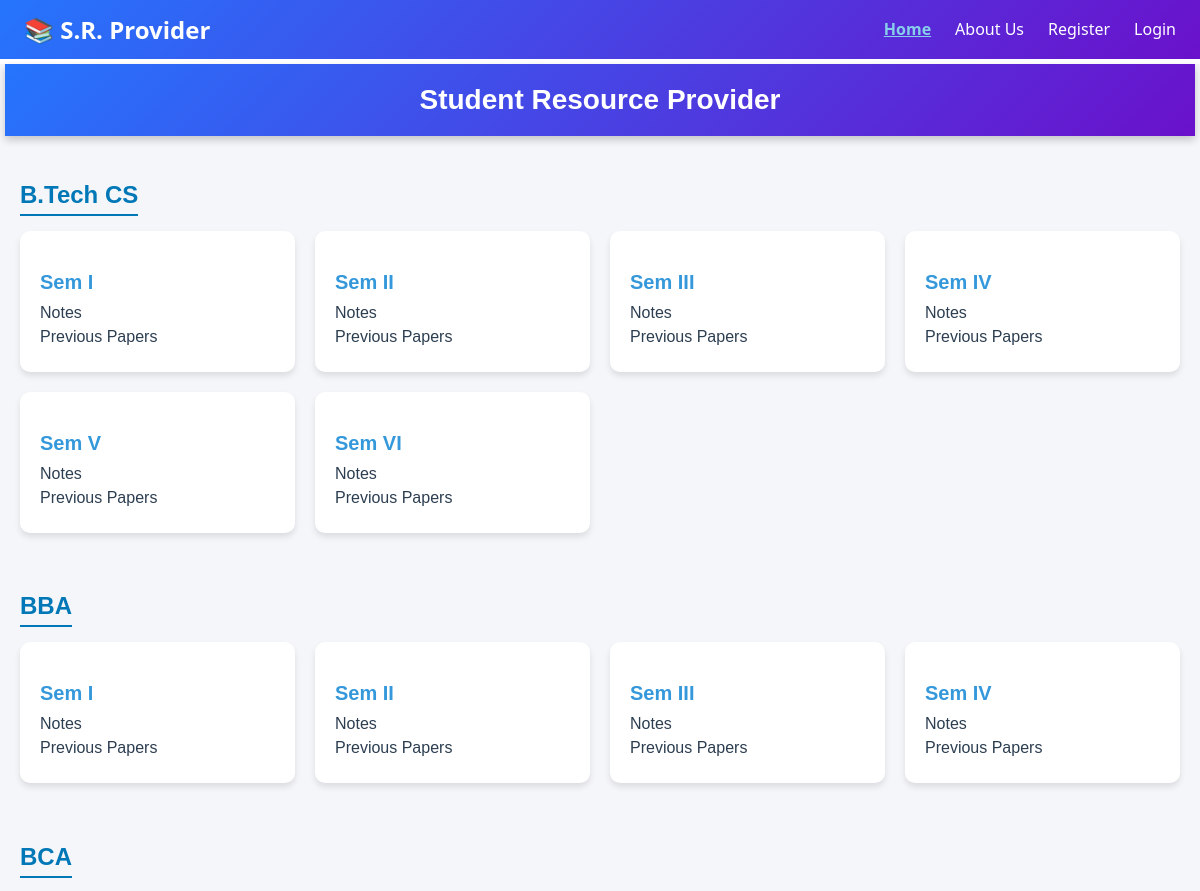
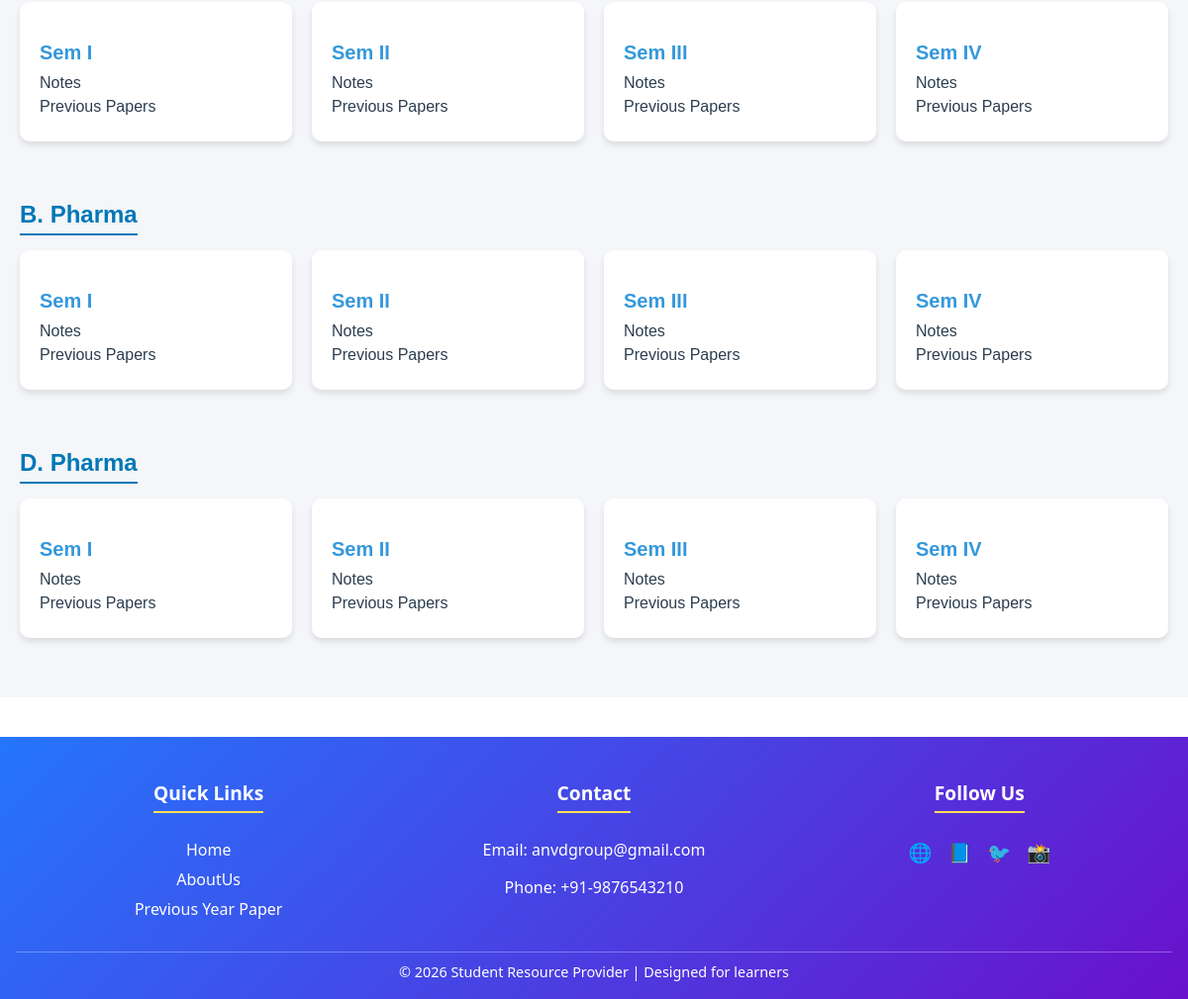
The page / on the database its author committed (2 pictures, top to bottom).
### resources/models.py (models this page shows, shortened)
class CourseModel(models.Model):
   user = models.ForeignKey(CustomUser,on_delete=models.CASCADE,related_name='cousre_model')
   course_id = models.UUIDField(primary_key=True,editable=False,default=uuid.uuid4)
   course_name = models.CharField(max_length=250,default='B.Tech CS')
   created_at = models.DateTimeField(auto_now=True)

class SemesterModel(models.Model):
    semester_id = models.UUIDField(primary_key=True,editable=False,default=uuid.uuid4)
    semester = models.CharField(choices=SEM_CHOISES,default='Sem I',max_length=10)
    course = models.ForeignKey(CourseModel,on_delete=models.CASCADE,related_name='semesters')

### user_auth/views.py (the view)
# urls.py: 2. Add a URL to urlpatterns:  path('', views.home, name='home')
def home(request):
    courses = CourseModel.objects.all()
    semesters = SemesterModel.objects.all()
    notes = Notes.objects.all()
    subjects = Subject.objects.all()
    units = Unit.objects.all()
    resources = {
        "courses":courses,
        'semesters':semesters,
        'notes':notes,
        'subjects':subjects,
        'units':units
    }
    return render(request, 'home.html',resources)

### user_auth/templates/home.html (shortened to what this page needs)
{% extends "base.html" %}
{% load static %}
{% block main %}
  <head>
      <link rel="stylesheet" href="{% static 'upload_btn.css' %}">
  </head>
<div class = "home-page">
  <header>Student Resource Provider</header>
<div class="container">
  {% for course in courses %}
  <div class="course-section" id = "{{course.course_name}}">
    <h2 class="course-title">{{course.course_name}}</h2>
    <div class="semester-grid">
      {% for sem in course.semesters.all  %}
      <div class="semester-card">
        <h3 class="semester-title">{{sem.semester}}</h3>
        <div class="links">
          <a href="{% url "notes" sem.semester_id %}">Notes</a>
          <a href="{% url "papers" %}">Previous Papers</a>
        </div>
      </div>
      {% endfor %}
    </div>
  </div>
  {% endfor %}
</div>
</div>
</html>
{% endblock main %}

### user_auth/templates/base.html (shortened to what this page needs)
<!DOCTYPE html>
{% load static %}
<html lang="en">
<head>
  <link rel="stylesheet" href="https://cdnjs.cloudflare.com/ajax/libs/font-awesome/7.0.1/css/all.min.css" />
</head>
<body>
  {% include "navbar.html" %}
  {% block main %}{% endblock main %}
  {% include "footer.html" %}
</body>
</html>

### user_auth/templates/navbar.html (shortened to what this page needs)
  <nav class="navbar">
    <div class="logo" >
      <a href = "{% url "home" %}">
        <span>📚 S.R. </span>Provider
      </a>
    </div>
    <ul id="nav-links">
      <li><a {% if request.path == '/' %} style = "text-decoration:underline; font-weight:600; color:skyblue;" {% endif %} href="{% url "home" %}">Home</a></li>
      <li><a {% if request.path == '/about-us/' %} style = "text-decoration:underline; font-weight:600; color:skyblue;" {% endif %} href="{% url "about" %}">About Us</a></li>
      {% if not request.user.is_authenticated %}
      <li><a {% if request.path == '/register/' %} style = "text-decoration:underline; font-weight:600; color:skyblue;" {% endif %} href="{% url "register" %}">Register</a></li>
      <li><a {% if request.path == '/login/' %} style = "text-decoration:underline; font-weight:600; color:skyblue;" {% endif %} href="{% url "login" %}">Login</a></li>
      {% else %}
      <li style="color: #fff;">Welcome <a href = {% url "profile" request.user.pk %}><strong style = "text-transform: capitalize;">{{ request.user.username }}</strong>!</a></li>
      <li><a href="{% url "logout" %}">Logout</a></li>
      {% endif %}
    </ul>
  </nav>

### user_auth/templates/footer.html (shortened to what this page needs)
  <footer>
    <div class="footer-container">
      <div class="footer-section">
        <h3>Quick Links</h3>
        <ul>
          <li><a href="{% url "home" %}">Home</a></li>
          <li><a href="{% url "about" %}">AboutUs</a></li>
          <li><a href="{% url "papers" %}">Previous Year Paper</a></li>
        </ul>
      </div>
      <div class="footer-section">
        <h3>Contact</h3>
        <p>Email: anvdgroup@gmail.com</p>
        <p>Phone: +91-9876543210</p>
      </div>
      <div class="footer-section">
        <h3>Follow Us</h3>
        <div class="social-icons">
          <a href="#">🌐</a>
          <a href="#">📘</a>
          <a href="#">🐦</a>
          <a href="#">📸</a>
        </div>
      </div>
    </div>
    <div class="footer-bottom">
      © 2026 Student Resource Provider | Designed for learners
    </div>
  </footer>

### user_auth/static/upload_btn.css (style rules this page uses)
.home-page { font-family: Arial, sans-serif; margin: 0; background: #f4f6f9; color: #2c3e50; }
header { background: linear-gradient(135deg, #2575fc, #6a11cb); padding: 20px; text-align: center; margin:5px; color: #fff; font-size: 28px; font-weight: bold; box-shadow: 0 4px 8px rgba(0,0,0,0.2); }
.container { max-width: 1200px; margin: auto; padding: 20px; }
.course-section { margin-bottom: 40px; }
.course-title { font-size: 24px; margin-bottom: 15px; color: #0077b6; border-bottom: 2px solid #0077b6; display: inline-block; padding-bottom: 5px; }
.semester-grid { display: grid; grid-template-columns: repeat(auto-fit, minmax(220px, 1fr)); gap: 20px; }
.semester-card { background: #fff; border-radius: 10px; padding: 20px; box-shadow: 0 4px 6px rgba(0,0,0,0.1); transition: transform 0.2s ease, box-shadow 0.2s ease; }
.semester-title { font-size: 20px; margin-bottom: 10px; color: #3498db; }
.links a { display: block; margin: 6px 0; text-decoration: none; color: #2c3e50; font-weight: 500; transition: color 0.2s ease; }
footer { background: #2c3e50; color: #fff; text-align: center; padding: 15px; margin-top: 40px; }

### user_auth/templates/navbar.html (style rules this page uses)
body { margin: 0; font-family: 'Segoe UI', Tahoma, Geneva, Verdana, sans-serif; }
.navbar { display: flex; justify-content: space-between; position:sticky; top:0px; z-index:200; align-items: center; background: linear-gradient(135deg, #2575fc, #6a11cb); padding: 0.8rem 1.5rem; color: #fff; }
.navbar .logo { font-size: 1.5rem; font-weight: bold; }
.navbar ul { list-style: none; display: flex; margin: 0; padding: 0; }
.navbar ul li { margin-left: 1.5rem; }
.navbar ul li a { text-decoration: none; color: #fff; font-size: 1rem; transition: color 0.3s ease; }
.logo { font-family: "Segoe UI", Arial, sans-serif; font-size: 1.4rem; font-weight: 600; }
.logo a { text-decoration: none; color: white; transition: color 0.3s ease; }

### rows shown on the page
CourseModel: course_name "B.Tech CS"
SemesterModel: semester "Sem I"
SemesterModel: semester "Sem II"
SemesterModel: semester "Sem III"
SemesterModel: semester "Sem IV"
SemesterModel: semester "Sem V"
SemesterModel: semester "Sem VI"
CourseModel: course_name "BBA"
SemesterModel: semester "Sem I"
SemesterModel: semester "Sem II"
SemesterModel: semester "Sem III"
SemesterModel: semester "Sem IV"
CourseModel: course_name "BCA"
SemesterModel: semester "Sem I"
SemesterModel: semester "Sem II"
SemesterModel: semester "Sem III"
SemesterModel: semester "Sem IV"
CourseModel: course_name "B. Pharma"
SemesterModel: semester "Sem I"
SemesterModel: semester "Sem II"
SemesterModel: semester "Sem III"
SemesterModel: semester "Sem IV"
CourseModel: course_name "D. Pharma"
SemesterModel: semester "Sem I"
SemesterModel: semester "Sem II"
SemesterModel: semester "Sem III"
SemesterModel: semester "Sem IV"
